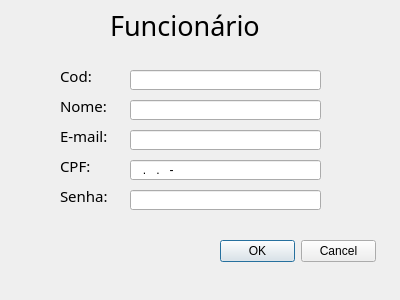
<?xml version="1.0" encoding="UTF-8"?>
<ui version="4.0">
 <class>funcionarioUP</class>
 <widget class="QDialog" name="funcionarioUP">
  <property name="geometry">
   <rect>
    <x>0</x>
    <y>0</y>
    <width>400</width>
    <height>300</height>
   </rect>
  </property>
  <property name="windowTitle">
   <string>Dialog</string>
  </property>
  <widget class="QLineEdit" name="txtEmail">
   <property name="geometry">
    <rect>
     <x>130</x>
     <y>130</y>
     <width>191</width>
     <height>20</height>
    </rect>
   </property>
   <property name="maxLength">
    <number>100</number>
   </property>
  </widget>
  <widget class="QDialogButtonBox" name="buttonBox_2">
   <property name="geometry">
    <rect>
     <x>220</x>
     <y>240</y>
     <width>156</width>
     <height>23</height>
    </rect>
   </property>
   <property name="standardButtons">
    <set>QDialogButtonBox::Cancel|QDialogButtonBox::Ok</set>
   </property>
  </widget>
  <widget class="QLabel" name="label">
   <property name="geometry">
    <rect>
     <x>110</x>
     <y>10</y>
     <width>231</width>
     <height>31</height>
    </rect>
   </property>
   <property name="font">
    <font>
     <family>Century Gothic</family>
     <pointsize>20</pointsize>
     <weight>50</weight>
     <bold>false</bold>
    </font>
   </property>
   <property name="text">
    <string>Funcionário</string>
   </property>
  </widget>
  <widget class="QLabel" name="label_3">
   <property name="geometry">
    <rect>
     <x>60</x>
     <y>120</y>
     <width>71</width>
     <height>31</height>
    </rect>
   </property>
   <property name="font">
    <font>
     <family>Century Gothic</family>
     <pointsize>11</pointsize>
     <weight>50</weight>
     <bold>false</bold>
    </font>
   </property>
   <property name="text">
    <string>E-mail:</string>
   </property>
  </widget>
  <widget class="QLineEdit" name="txtCPF">
   <property name="geometry">
    <rect>
     <x>130</x>
     <y>160</y>
     <width>191</width>
     <height>20</height>
    </rect>
   </property>
   <property name="inputMask">
    <string>999.999.999-99</string>
   </property>
  </widget>
  <widget class="QLabel" name="label_2">
   <property name="geometry">
    <rect>
     <x>60</x>
     <y>90</y>
     <width>71</width>
     <height>31</height>
    </rect>
   </property>
   <property name="font">
    <font>
     <family>Century Gothic</family>
     <pointsize>11</pointsize>
     <weight>50</weight>
     <bold>false</bold>
    </font>
   </property>
   <property name="text">
    <string>Nome:</string>
   </property>
  </widget>
  <widget class="QLabel" name="label_4">
   <property name="geometry">
    <rect>
     <x>60</x>
     <y>150</y>
     <width>71</width>
     <height>31</height>
    </rect>
   </property>
   <property name="font">
    <font>
     <family>Century Gothic</family>
     <pointsize>11</pointsize>
     <weight>50</weight>
     <bold>false</bold>
    </font>
   </property>
   <property name="text">
    <string>CPF:</string>
   </property>
  </widget>
  <widget class="QLineEdit" name="txtSenha">
   <property name="geometry">
    <rect>
     <x>130</x>
     <y>190</y>
     <width>191</width>
     <height>20</height>
    </rect>
   </property>
   <property name="maxLength">
    <number>12</number>
   </property>
   <property name="echoMode">
    <enum>QLineEdit::Password</enum>
   </property>
  </widget>
  <widget class="QLineEdit" name="txtNome">
   <property name="geometry">
    <rect>
     <x>130</x>
     <y>100</y>
     <width>191</width>
     <height>20</height>
    </rect>
   </property>
   <property name="maxLength">
    <number>100</number>
   </property>
  </widget>
  <widget class="QLabel" name="label_5">
   <property name="geometry">
    <rect>
     <x>60</x>
     <y>180</y>
     <width>71</width>
     <height>31</height>
    </rect>
   </property>
   <property name="font">
    <font>
     <family>Century Gothic</family>
     <pointsize>11</pointsize>
     <weight>50</weight>
     <bold>false</bold>
    </font>
   </property>
   <property name="text">
    <string>Senha:</string>
   </property>
  </widget>
  <widget class="QLineEdit" name="txtCod">
   <property name="geometry">
    <rect>
     <x>130</x>
     <y>70</y>
     <width>191</width>
     <height>20</height>
    </rect>
   </property>
   <property name="inputMethodHints">
    <set>Qt::ImhDigitsOnly</set>
   </property>
  </widget>
  <widget class="QLabel" name="label_6">
   <property name="geometry">
    <rect>
     <x>60</x>
     <y>60</y>
     <width>71</width>
     <height>31</height>
    </rect>
   </property>
   <property name="font">
    <font>
     <family>Century Gothic</family>
     <pointsize>11</pointsize>
     <weight>50</weight>
     <bold>false</bold>
    </font>
   </property>
   <property name="text">
    <string>Cod:</string>
   </property>
  </widget>
 </widget>
 <tabstops>
  <tabstop>txtCod</tabstop>
  <tabstop>txtNome</tabstop>
  <tabstop>txtEmail</tabstop>
  <tabstop>txtCPF</tabstop>
  <tabstop>txtSenha</tabstop>
 </tabstops>
 <resources/>
 <connections/>
</ui>
